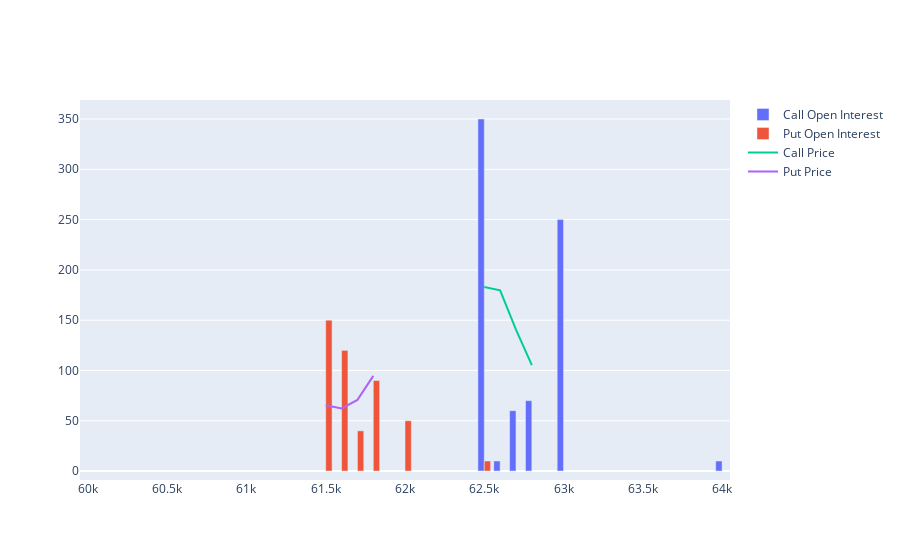

Notebook code for this chart:
### Code cell
BSEOIFetch().plot_data()

### Figure 1 — Plotly figure (JSON) as saved in the notebook; plotly's stock layout.template omitted (floating-point values rounded to 4 significant figures)
{"data": [{"name": "Call Open Interest", "type": "bar", "x": [60000, 60100, 60200, 60300, 60400, 60500, 60600, 60700, 60800, 60900, 61000, 61100, 61200, 61300, 61400, 61500, 61600, 61700, 61800, 61900, 62000, 62100, 62200, 62300, 62400, 62500, 62600, 62700, 62800, 62900, 63000, 63100, 63200, 63300, 63400, 63500, 63600, 63700, 63800, 63900, 64000], "y": [null, null, null, null, null, null, null, null, null, null, null, null, null, null, null, null, null, null, null, null, null, null, null, null, null, 350, 10, 60, 70, null, 250, null, null, null, null, null, null, null, null, null, 10]}, {"name": "Put Open Interest", "type": "bar", "x": [60000, 60100, 60200, 60300, 60400, 60500, 60600, 60700, 60800, 60900, 61000, 61100, 61200, 61300, 61400, 61500, 61600, 61700, 61800, 61900, 62000, 62100, 62200, 62300, 62400, 62500, 62600, 62700, 62800, 62900, 63000, 63100, 63200, 63300, 63400, 63500, 63600, 63700, 63800, 63900, 64000], "y": [null, null, null, null, null, null, null, null, null, null, null, null, null, null, null, 150, 120, 40, 90, null, 50, null, null, null, null, 10, null, null, null, null, null, null, null, null, null, null, null, null, null, null, null]}, {"mode": "lines", "name": "Call Price", "type": "scatter", "x": [60000, 60100, 60200, 60300, 60400, 60500, 60600, 60700, 60800, 60900, 61000, 61100, 61200, 61300, 61400, 61500, 61600, 61700, 61800, 61900, 62000, 62100, 62200, 62300, 62400, 62500, 62600, 62700, 62800, 62900, 63000, 63100, 63200, 63300, 63400, 63500, 63600, 63700, 63800, 63900, 64000], "y": [null, null, null, null, null, null, null, null, null, null, null, null, null, null, null, null, null, null, null, null, null, null, null, null, null, 183, 179.7, 140.7, 105.3, null, 45.1, null, null, null, null, null, null, null, null, null, 10]}, {"mode": "lines", "name": "Put Price", "type": "scatter", "x": [60000, 60100, 60200, 60300, 60400, 60500, 60600, 60700, 60800, 60900, 61000, 61100, 61200, 61300, 61400, 61500, 61600, 61700, 61800, 61900, 62000, 62100, 62200, 62300, 62400, 62500, 62600, 62700, 62800, 62900, 63000, 63100, 63200, 63300, 63400, 63500, 63600, 63700, 63800, 63900, 64000], "y": [null, null, null, null, null, null, null, null, null, null, null, null, null, null, null, 65.5, 62.3, 70.75, 94.6, null, 162, null, null, null, null, 321.4, null, null, null, null, null, null, null, null, null, null, null, null, null, null, null]}], "layout": {"autosize": true, "barmode": "group", "xaxis": {"autorange": true, "range": [59950, 64050], "type": "linear"}, "yaxis": {"autorange": true, "range": [-8.889, 368.9], "type": "linear"}}}
